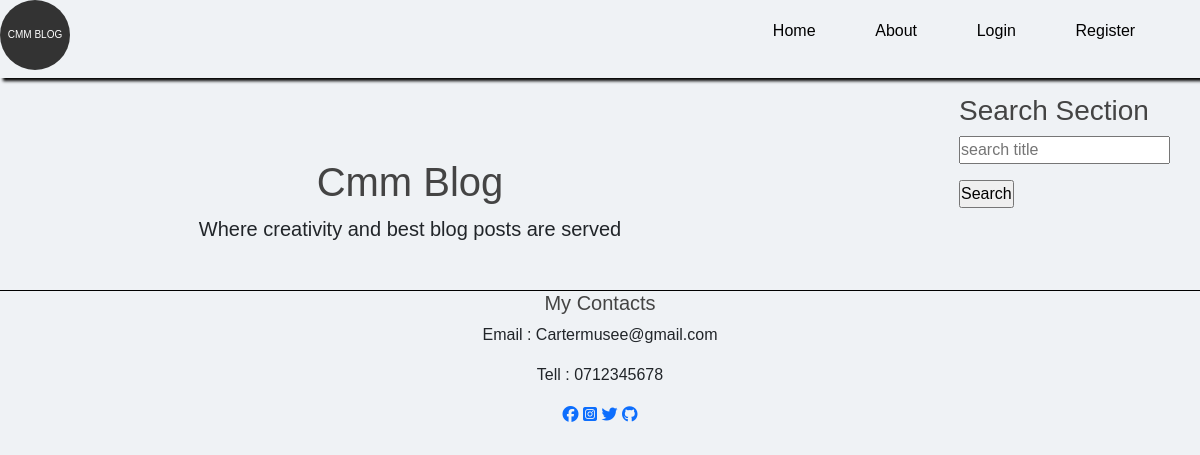
Page /home on the earlier database version.
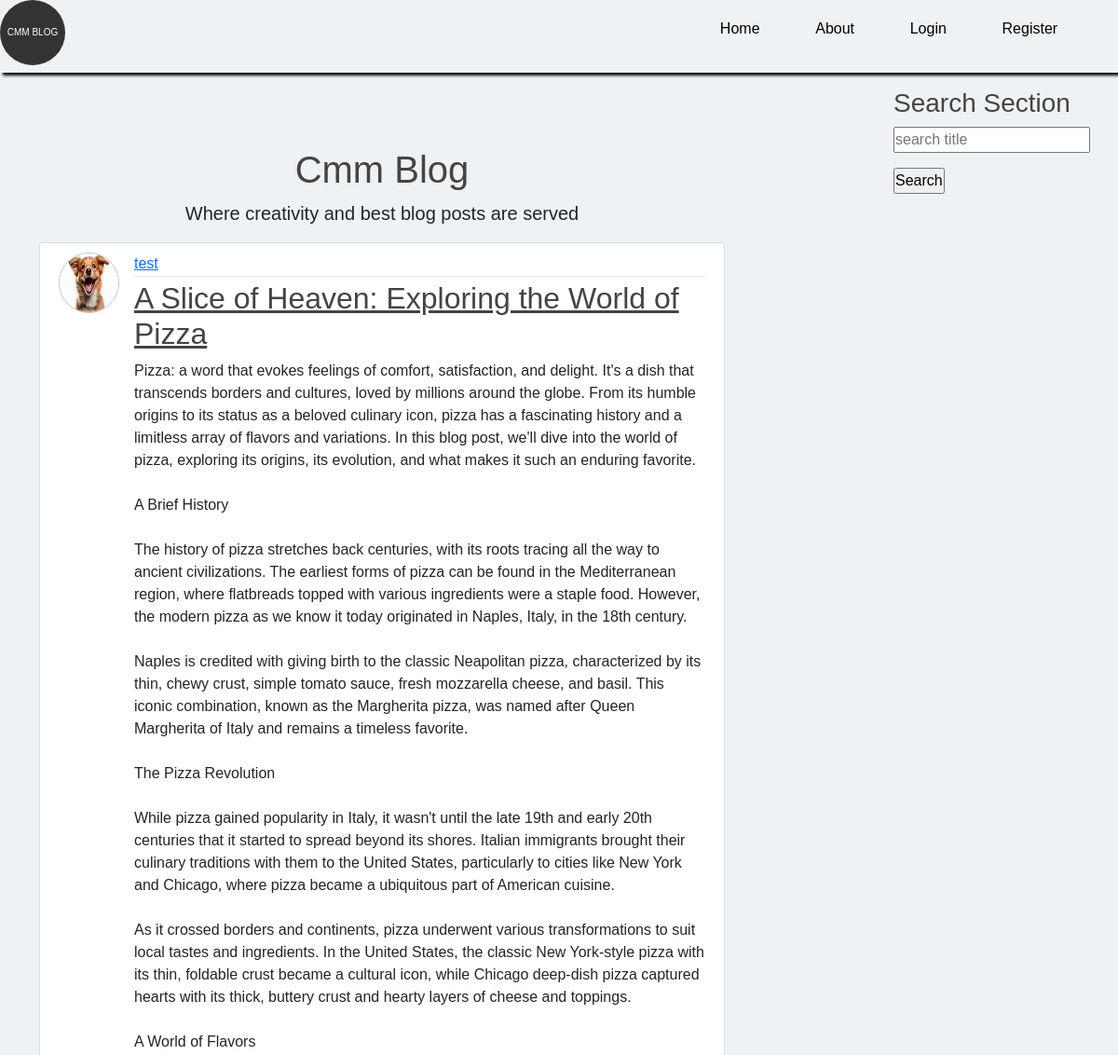
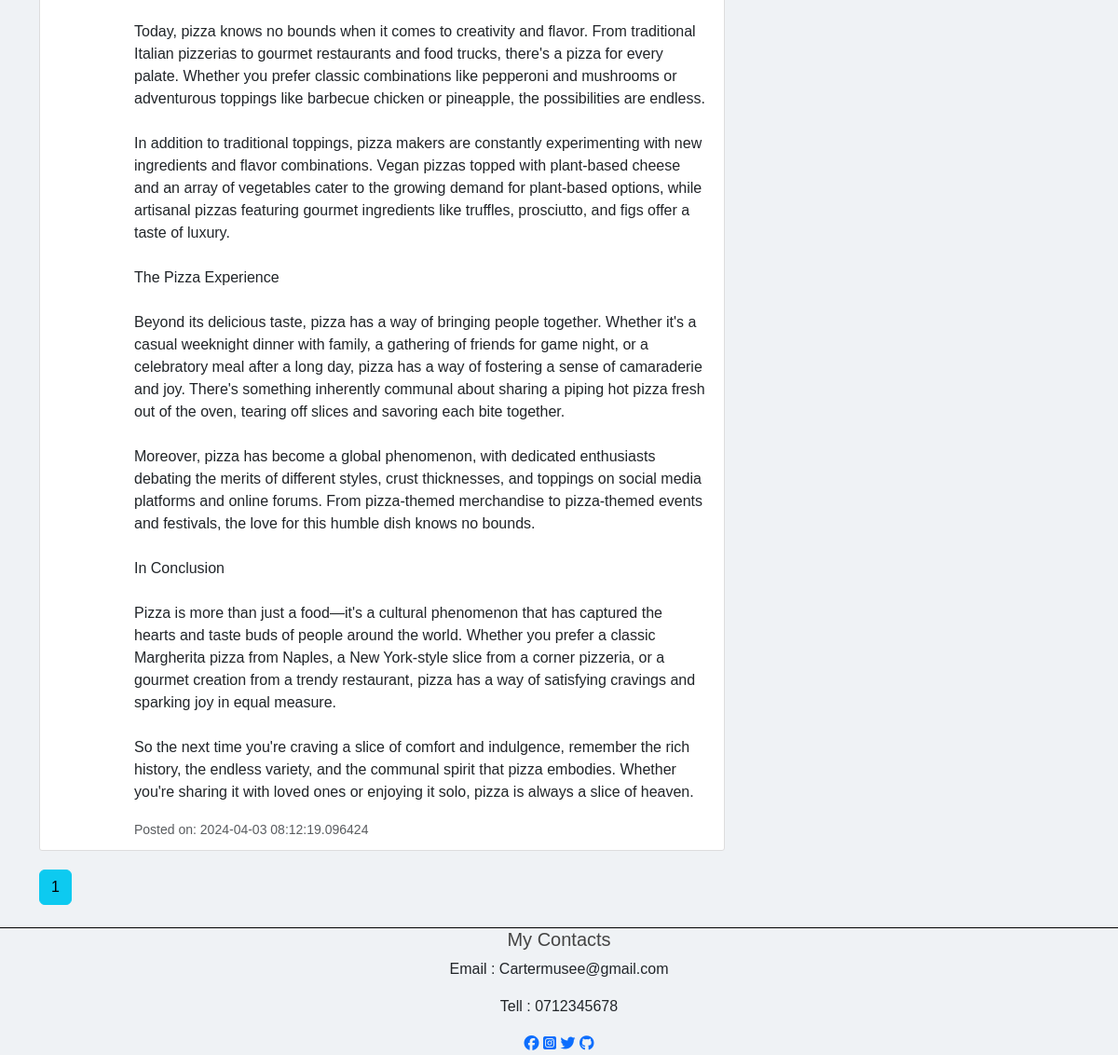
Same page on the later database version (2 pictures, top to bottom).
### flaskblog/modules.py (models this page shows, shortened)
class Post(db.Model):
    id = db.Column(db.Integer, primary_key=True)
    title = db.Column(db.String(100), nullable=False)
    date_posted = db.Column(db.DateTime, nullable=False, default=datetime.utcnow)
    content = db.Column(db.Text(2000), nullable=False)
    user_id = db.Column(db.Integer(), db.ForeignKey('user.id'), nullable=False)

class User(db.Model,UserMixin):
    id = db.Column(db.Integer, primary_key=True)
    username = db.Column(db.String(20), unique=True, nullable=False)
    email = db.Column(db.String(120), unique=True, nullable=False)
    image_file = db.Column(db.String(20), nullable=False, default='default.jpg')
    password = db.Column(db.String(60), nullable=False)
    post = db.relationship('Post',backref='author',lazy=True, cascade='all, delete-orphan')

### flaskblog/routes.py (the view)
@app.route("/")
@app.route("/home")
def home():
    form = SearchForm()
    page = request.args.get('page',1,type=int)
    posts=Post.query.order_by(Post.date_posted.desc()).paginate(page=page,per_page=5)
    return render_template("home.html",posts=posts, form=form)

### flaskblog/files.py
class SearchForm(FlaskForm):
    searched = StringField("searched", validators=[DataRequired()])
    submit = SubmitField("Search")

### flaskblog/templates/home.html (shortened to what this page needs)
{% extends "layout.html" %}
{% block body%}
<div class="hm">
  <h1 style="text-align: center;">Cmm Blog</h1>
  <p style="text-align: center; font-size: 20px">Where creativity and best blog posts are served</p>
  {% for post in posts.items %}
  <article class="media content-section">
    <img class="rounded-circle article-img" src="{{ url_for('static', filename='images/' + post.author.image_file) }}">
      <div class="media-body">
        <div class="article-metadata">
          <a class="mr-2" href="{{ url_for('user_posts', username=post.author.username) }}">{{ post.author.username }}</a>
        </div>
        <h2><a class="article-title" href="{{ url_for('post',post_id=post.id) }}">{{ post.title }}</a></h2>
        <p class="article-content">{{ post.content }}</p>
        <small class="text-muted">Posted on: {{ post.date_posted }}</small>
      </div>
    </article>
  {% endfor%}
  {% for page_num in posts.iter_pages(left_edge=1,right_edge=1,left_current=2,right_current=2)%}
    {% if page_num %}
      {% if posts.page == page_num %}
        <a class="btn btn-info mb-4" href="{{ url_for('home', page=page_num) }}">{{ page_num }}</a>
      {% else %}
        <a class="btn btn-info mb-4" href="{{ url_for('home', page=page_num) }}">{{ page_num }}</a>
      {%endif%}
    {% else %}
      ...
    {% endif %}
  {% endfor %}
</div>
<div class="search">
        <div class="search-section">
          <h3>Search Section</h3>
          <form action="{{url_for('search')}}" method="POST">
            <p>
              {{ form.searched(placeholder="search title") }}
            </p>
            <p>{{ form.submit }}</p>
          </form>
        </div>
</div>
{% endblock %}

Differences in the rows shown:
added Post: image_file (placeholder picture), author.username "test", title "A Slice of Heaven: Exploring the World of Pizza", content "Pizza: a word that evokes feelings of comfort, satisfaction, and delight. It's a dish that transcends borders and cultures, loved by millions around the globe. From its humble origins to its status as a beloved culinary icon, pizza has a fascinating history and a limitless array of flavors and variations. In this blog post, we'll dive into the world of pizza, exploring its origins, its evolution, and what makes it such an enduring favorite. A Brief History The history of pizza stretches back centuries, with its roots tracing all the way to ancient civilizations. The earliest forms of pizza can be found in the Mediterranean region, where flatbreads topped with various ingredients were a…", date_posted "2024-04-03 08:12:19.096424"
Other differences:
new list line: "1"
